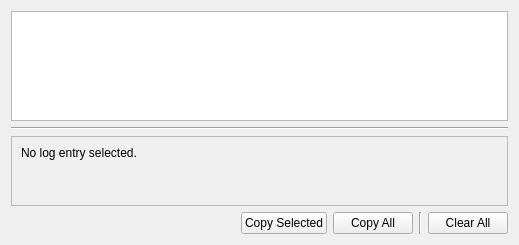
<?xml version="1.0" encoding="UTF-8"?>
<ui version="4.0">
 <class>LogWindow</class>
 <widget class="QWidget" name="LogWindow">
  <property name="geometry">
   <rect>
    <x>0</x>
    <y>0</y>
    <width>519</width>
    <height>245</height>
   </rect>
  </property>
  <property name="windowTitle">
   <string>Log</string>
  </property>
  <layout class="QGridLayout" name="gridLayout">
   <item row="0" column="0">
    <widget class="QTableView" name="list">
     <property name="selectionBehavior">
      <enum>QAbstractItemView::SelectRows</enum>
     </property>
     <property name="horizontalScrollMode">
      <enum>QAbstractItemView::ScrollPerPixel</enum>
     </property>
     <property name="wordWrap">
      <bool>false</bool>
     </property>
     <property name="cornerButtonEnabled">
      <bool>false</bool>
     </property>
     <attribute name="horizontalHeaderHighlightSections">
      <bool>false</bool>
     </attribute>
     <attribute name="verticalHeaderVisible">
      <bool>false</bool>
     </attribute>
     <attribute name="verticalHeaderHighlightSections">
      <bool>false</bool>
     </attribute>
    </widget>
   </item>
   <item row="1" column="0">
    <widget class="Line" name="line">
     <property name="orientation">
      <enum>Qt::Horizontal</enum>
     </property>
    </widget>
   </item>
   <item row="3" column="0">
    <layout class="QHBoxLayout" name="horizontalLayout">
     <item>
      <spacer name="horizontalSpacer">
       <property name="orientation">
        <enum>Qt::Horizontal</enum>
       </property>
       <property name="sizeHint" stdset="0">
        <size>
         <width>0</width>
         <height>0</height>
        </size>
       </property>
      </spacer>
     </item>
     <item>
      <widget class="QPushButton" name="buttonCopySelected">
       <property name="text">
        <string>Copy Selected</string>
       </property>
      </widget>
     </item>
     <item>
      <widget class="QPushButton" name="buttonCopyAll">
       <property name="text">
        <string>Copy All</string>
       </property>
      </widget>
     </item>
     <item>
      <widget class="Line" name="line_2">
       <property name="orientation">
        <enum>Qt::Vertical</enum>
       </property>
      </widget>
     </item>
     <item>
      <widget class="QPushButton" name="buttonClearAll">
       <property name="text">
        <string>Clear All</string>
       </property>
      </widget>
     </item>
    </layout>
   </item>
   <item row="2" column="0">
    <widget class="QScrollArea" name="detailsPane">
     <property name="widgetResizable">
      <bool>true</bool>
     </property>
     <widget class="QWidget" name="scrollAreaWidgetContents">
      <property name="geometry">
       <rect>
        <x>0</x>
        <y>0</y>
        <width>499</width>
        <height>68</height>
       </rect>
      </property>
      <layout class="QGridLayout" name="gridLayout_2">
       <item row="0" column="0">
        <widget class="QLabel" name="detailsText">
         <property name="text">
          <string>No log entry selected.</string>
         </property>
         <property name="alignment">
          <set>Qt::AlignLeading|Qt::AlignLeft|Qt::AlignTop</set>
         </property>
         <property name="wordWrap">
          <bool>true</bool>
         </property>
        </widget>
       </item>
      </layout>
     </widget>
    </widget>
   </item>
  </layout>
 </widget>
 <resources/>
 <connections/>
</ui>
